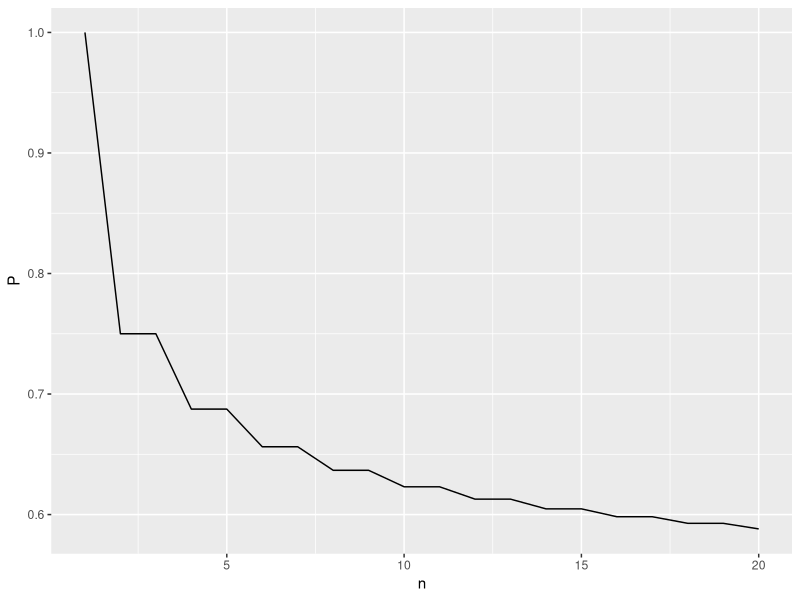
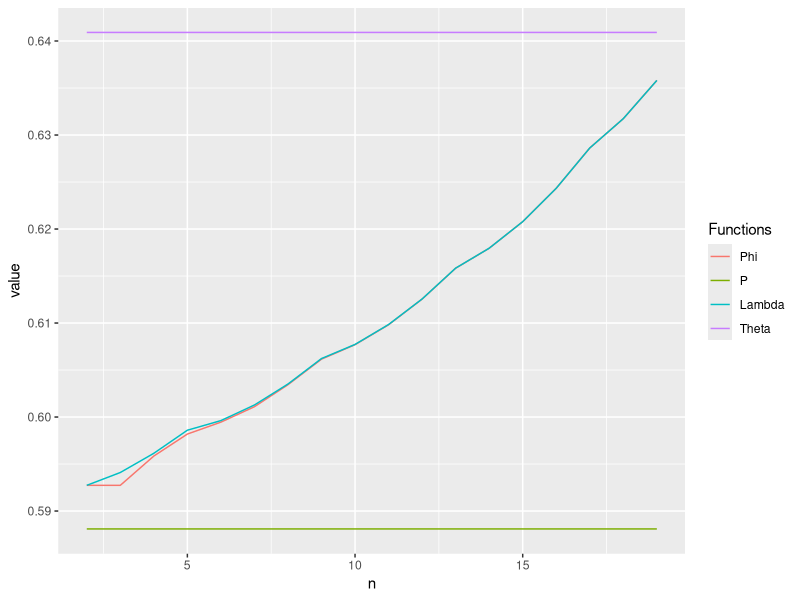
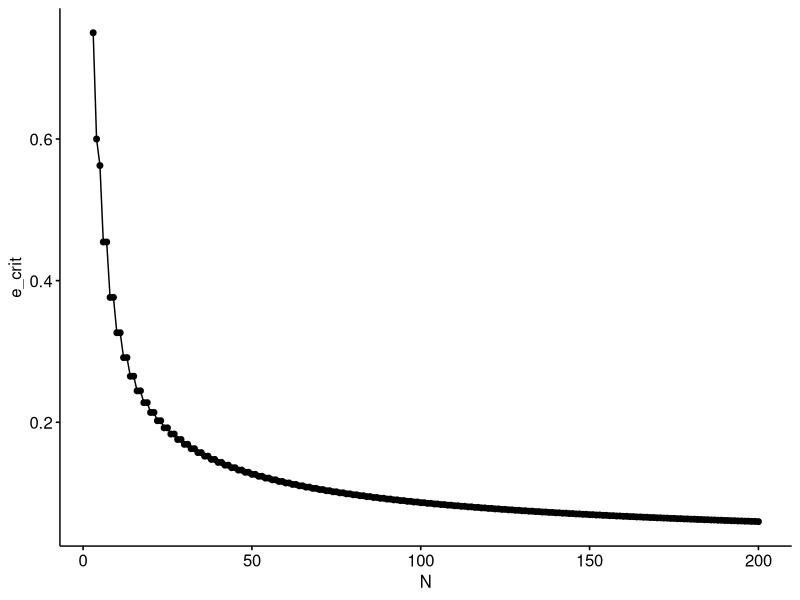
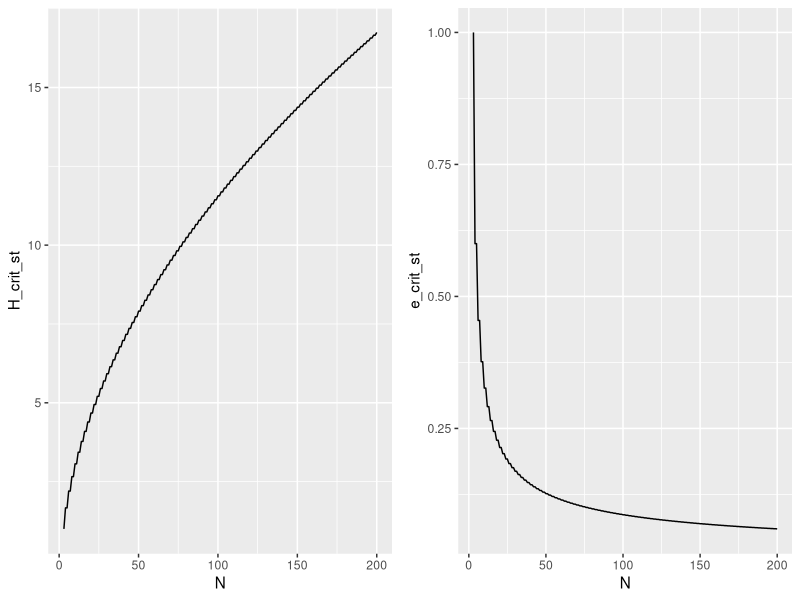
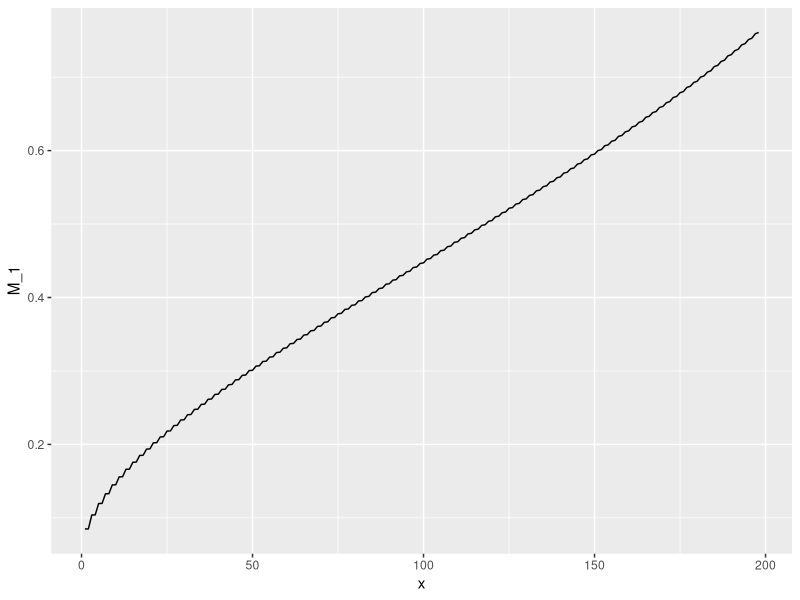
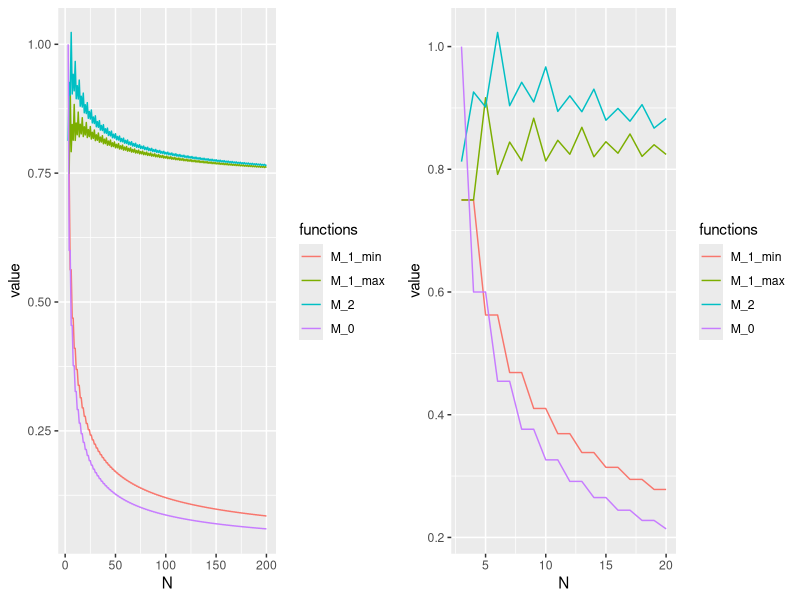
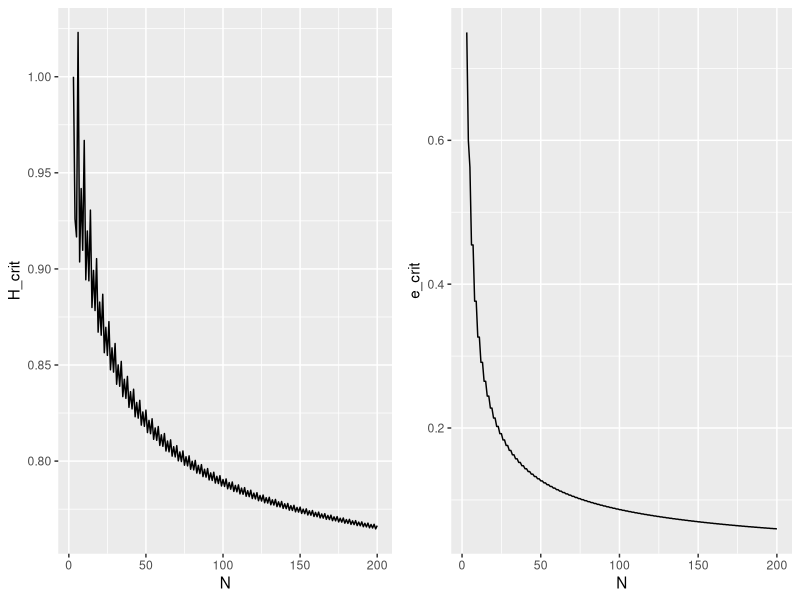
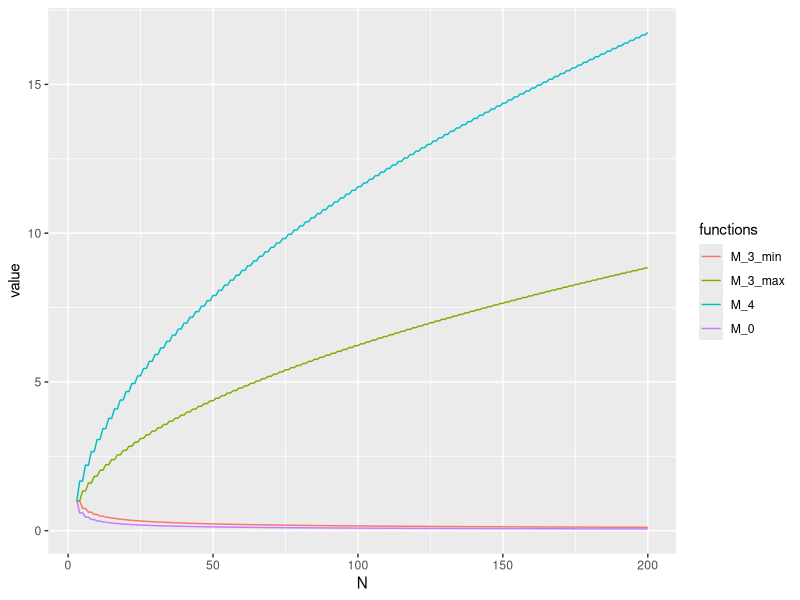

Write R code to recreate these figures, in order.
#packages: gridExtra, tidyverse, ggpubr, ggplot2,
#forcats, gridExtra,purr,readr,reshape2
#stringr, tibble, tidyr,
library(gridExtra)
library(tidyverse)
library(ggpubr)
library(ggplot2)
library(forcats)
library(gridExtra)
library(purrr)
library(readr)
library(reshape2)
library(stringr)
library(tibble)
library(tidyr)

############################## Functions #####################################


#spin-off function of choose for proof of fact 1 

choose_1 <-function(n){choose(n,n/2)}

#P function, it is designed to satisfy the condition P(n)=P(n-1) for n odd

P<-function(n){
  if(n==1){
    1
  }else if(n%%2==1){
    m<-(n-1)/2
    v<-(m+1:m)/(4*(1:m))
    1/2 + prod(v)/2
  }else{
    m<-(n)/2
    v<-(m+1:m)/(4*(1:m))
    1/2 + prod(v)/2
  }
}

#Prob function of probability that a voting round with m players results in N losers


Prob <-function(m,N){
  if(N==0){
    1/(2^(m-1))
  }else if (m==0){
    1
  } else {
  v_1<-(1:m)/2
  v_2<-c(rep(1,m-N),1:N)
  v_3<-c((m-N):1,rep(1,N))
  p<-prod(v_1/(v_2 * v_3))
  if (N==(m/2)){
    p
  } else {
    2*p
    }
}
}


#Prob function of probability that a voting round with m players results in at least 1 loser

Prob_Y<-function(m){1-1/(2^(m-1))}




#Phi and Lambda functions

Phi<-function(N,n){
  if(n==1){
  1
}else{
  t<-1:floor(n/2)
  v_1<-sapply(N-n+t,P)
  v_2<-sapply(t,Prob,m=n)
  sum(v_1*v_2)/Prob_Y(n)
}
}

Lambda<-function(N,n){
  t<-0:floor(n/2)
  V_1<-sapply(N-n+t,P)
  V_2<-sapply(t,Prob,m=n)
  sum(V_1*V_2)
}

#spin-off function of lambda for proof of fact 1 

Lambda_1<-function(N){Lambda(N,N-1)}



#Theta function


Theta<-function(N){
  t<-1:floor(N/2)
  v_1<-sapply(t,P)
  v_2<-sapply(t,Prob,m=N)
  sum(v_1*v_2)/Prob_Y(N)
}


#M_0,M_1,M_2 functions for proof of proposition 1

M_0 <-function(N){
  (P(N)-1/2)/(1-P(N))
}

M_1 <-function(N,x){
  L<-Lambda(N,x)
  p<-P(x+1)
  phi<-Phi(N,x+1)
  (L-p/2-(1-p)*phi)/(p-1/2)
}

M_2<-function(N){
  (Lambda(N,N-1)-P(N)*(P(N)/(2^(N-1))+(1-1/(2^(N-1)))/2)-(1-P(N))*Theta(N))/(P(N)-1/2)
}

M_1_max<-function(N){
  M_1(N,N-2)
}

M_1_min<-function(N){
  M_1(N,1)
}



#Proof that M_1 is monotonically increasing in x for N in [3,1000] 
#First we define a function that gives true iff M_1 is monotonically increasing in x given N

monotonic<-function(N){
  m<-sapply(1:(N-2), M_1,N=N)
  all(m == cummax(m))
  #!is.unsorted(m)
}

#Secondly we test numerically all N between 3 and 1000
#N_1000<-3:1000
#all(sapply(N_1000, monotonic)) don't run this!!! (Highly Inefficient)



#functions H_crit value and epsilon_crit value for equilibrium under BV

H_crit<-function(N){
  max(c(M_0(N),M_1(N,N-2),M_2(N)))
}

e_crit<-function(N){
  min(c(M_0(N),4*Lambda(N,1)-Phi(N,2)-3/2))
}


#MM_3,M_4 functions for proof of Lemma 1


M_3<-function(N,x){
  (P(N-x)-0.5)/(P(x+1)-0.5)
}

M_4<-function(N){
  p<-P(N)
  (1-p)/(p-0.5)
}

M_3_max<-function(N){
  M_3(N,N-2)
}

M_3_min<-function(N){
  M_3(N,1)
}


#functions H_crit_ST value and epsilon_crit_ST value for 
#equilibrium under ST

H_crit_st <-function(N){
  p<-P(N)
  (1-p)/(p-1/2)
}

e_crit_st <-function(N){
  p<-P(N)
  (p-1/2)/(1-p)
}


#H_SM function for sufficient conditions for which SI agents prefer
#BV to SM if 0<N_s<N


H_SM<-function(N,n){
  PN<-P(N)
  pn<-P(n)
  phi<-Phi(N,n)
  (PN-pn/2-(1-pn)*phi)/(pn-PN)
}





#epsilon function that gives iff condition of epsilon such that WI agents prefer BV to SM

e_SM <-function(N,n){
  l<-Lambda(N,n)
  Pr<-P(N)
  (l-Pr)/(Pr-1/2)
}

#Q function for sufficient conditions for which SI agents prefer BV to SM if N_s=N

Q<-function(N){
  q<-P(N)
  q*(-0.5+(2*q-1)/(2^(N))) + Theta(N)*(1-q)
}

#Functions used in Utility comparison BV vs. SM

#Binomial coefficient probability distribution with parameter p (has to be redesigned due to large N)

Binom <-function(N,n,p){
  if(N==0){
    1
  }else if(n %in% c(0,N)) {
    p^(n) * (1-p)^(N-n)
  }else{
    v_1<-(1:N)*c(rep(p,n),rep(1-p,N-n))
    v_2<-c(1:(N-n),1:n)
    prod(v_1/v_2)
  }
}

#M(N,p) function

M<-function(N,p){
  Ns<-1:(N-1)
  Pr<-P(N)
  pr<-sapply(Ns, P)
  bi<-sapply(Ns, Binom,N=N,p=p)
  nume<-sum(bi*(N-Ns)*(Pr-1/2))
  deno<-sum(bi*Ns*(pr-Pr))
  nume/deno
}

#C function

C<-function(N,p){
  Ns<-1:(N-1)
  Pr<-P(N)
  pr<-sapply(Ns, P)
  bi<-sapply(Ns, Binom,N=N,p=p)
  phi<-sapply(Ns, Phi,N=N)
  lambda<-sapply(Ns, Lambda,N=N)
  theta<-Theta(N)
  nume<-sum(bi*((N-Ns)*(Pr-lambda)+ Ns*(Pr-pr/2-(1-pr)*phi) ))+
        (p^N) * N *(Pr*(1/2 +(1/2)^N  -Pr/(2^(N-1)) )-(1-Pr)*theta)
  deno<-sum(bi*Ns*(pr-Pr))
  nume/deno
}

#C_bar function

C_bar<-function(N,p){
  Ns<-1:(N-1)
  Pr<-P(N)
  pr<-sapply(Ns, P)
  bi<-sapply(Ns, Binom,N=N,p=p)
  phi<-sapply(Ns, Phi,N=N)
  lambda<-sapply(Ns, Lambda,N=N)
  theta<-Theta(N)
  sum(bi*( (N-Ns)*(-lambda)+ Ns*(-pr/2-(1-pr)*phi) ))+
    N*Pr*(1-p^N-(1-p)^N)  +
    (p^N) * N *(Pr*(1/2 +(1/2)^N  -Pr/(2^(N-1)) )-(1-Pr)*theta)
}

#K function

K<-function(N,p){
  Ns<-1:(N-1)
  Pr<-P(N)
  pr<-sapply(Ns, P)
  pr_sN<-sapply(N-Ns, P)
  bi<-sapply(Ns, Binom,N=N,p=p)
  phi<-sapply(Ns, Phi,N=N)
  lambda<-sapply(Ns, Lambda,N=N)
  theta<-Theta(N)
  
  sum(bi*(Ns*((1-pr)*phi +pr/2-1/2) -(N-Ns)*(pr_sN-lambda) ))+
    (p^N)*N*Q(N)
}

#N_st function that gives N large enough
# given p  such that BV gives higher welfare
# than ST


N_st<-function(p){
  N<-4
  while (K(N,p)<=0) {
    N = N+1
  }
  return(N)
} 



#e_MV function that gives sufficent low epsilon such that
# WI agents prefer BV to MV with Ns SI agents

e_MV<-function(N,n){
  Pr<-P(N)
  theta<-Theta(N)
  lambda<-Lambda(N,n)
  (lambda-Pr*(1/2+(Pr-1/2)/(2^(N-1))) -(1-Pr)*theta )/(Pr-1/2)
}

#H_MV function that gives sufficent high H such that
# SI agents prefer BV to MV with Ns SI agents

H_MV<-function(N,n){
  Pr<-P(N)
  pr<-P(n)
  theta<-Theta(N)
  phi<-Phi(N,n)
  ( Pr*(1/2+(Pr-1/2)/(2^(N-1))) + (1-Pr)*theta +
      -(1-pr)*phi -pr/2 )/(pr-Pr)
}
  
H_MV_max<-function(N){
  if(N%%2==0){
  n<-1:(N-1)
  }else {
  n<-1:(N-2)
  }
  max(sapply(n, H_MV,N=N))
}


#D function


D<-function(N,p){
  Ns<-1:(N-1)
  Pr<-P(N)
  pr<-sapply(Ns, P)
  bi<-sapply(Ns, Binom,N=N,p=p)
  phi<-sapply(Ns, Phi,N=N)
  lambda<-sapply(Ns, Lambda,N=N)
  theta<-Theta(N)
  q<-Q(N)
  nume<-sum(bi*((N-Ns)*(-lambda)+ Ns*(-pr/2-(1-pr)*phi) ))+
    (Pr+q)*(1-p^N-(1-p)^N)*N   +
    ((1-p)^N) * N *q
  deno<-sum(bi*Ns*(pr-Pr))
  nume/deno
}




################# Plots ###############################



#Figure 1: THe Prob of Winning P(n) vs. the Number of Voting Agents n

N<-20
p<-sapply(1:N,P)
df1<-data.frame(n=1:N,P=p)
plot1 <-df1 %>%
  ggplot(aes(n,P)) + geom_line()

plot1

# Figure 2: Theta(n), Lambda(N,n), Phi(N,n), P(N)

N<-20

phi<-sapply(2:(N-1),Phi,N=N)
p<-rep(P(N),18)
lambda<-sapply(2:(N-1),Lambda,N=N)
theta<-rep(Theta(N),18)

df2<-data.frame(n=2:(N-1),Phi=phi,P=p,Lambda=lambda,Theta=theta)

plot2<-df2 %>% melt(id.vars="n",variable.name = "Functions")%>%
  ggplot(aes(n,value)) + geom_line(aes(colour = Functions))

plot2



#Figure 3: epsilon_crit(N) vs the number of agents N.

N<-200
E_crit<-sapply(3:N,e_crit)
df3<-data.frame(N=3:N,e_crit=E_crit)
plot3 <-ggline(df3,"N","e_crit")

plot3


#Figure 4: H_crit_st and e_crit_st  vs. N

N<-200

H_st<-sapply(3:N,H_crit_st)
e_st<-sapply(3:N,e_crit_st)

df4.1<-data.frame(N=3:N,H_crit_st=H_st)
df4.2<-data.frame(N=3:N,e_crit_st=e_st)
plot4.1<-df4.1 %>% ggplot(aes(N,H_crit_st)) + geom_line()
plot4.2<-df4.2 %>% ggplot(aes(N,e_crit_st)) + geom_line()


plot4<-grid.arrange(plot4.1, plot4.2, ncol=2)






#Figure B.1 graph of M_1
#N=200 and 0<x<N-1

N<-200

m_1<-sapply(1:(N-2),M_1,N=N)
dfB1<-data.frame(x=1:(N-2),M_1=m_1)

plotB1<-dfB1 %>% ggplot(aes(x,M_1)) + geom_line()
plotB1



#Figure B.2 plot of M_0, M_1_max, M_1_min, M_2

N<-200
M_1_m_N<-sapply(3:N,M_1_min)
M_1_M_N<-sapply(3:N,M_1_max)
M_0_N<-sapply(3:N, M_0)
M_2_N<-sapply(3:N, M_2)

dfB2.1<-data.frame(N=3:N ,M_1_min=M_1_m_N , M_1_max=M_1_M_N , M_2=M_2_N , M_0 =M_0_N)
dfB2.2<-dfB2.1 %>% filter(N %in% 3:20)
dfB2.1<-melt(dfB2.1,id.vars="N",variable.name = "functions")
dfB2.2<-melt(dfB2.2,id.vars="N",variable.name = "functions")

plotB2.1<-ggplot(dfB2.1, aes(N,value)) + geom_line(aes(colour = functions))
plotB2.2<-ggplot(dfB2.2, aes(N,value)) + geom_line(aes(colour = functions))
plotB2<-grid.arrange(plotB2.1, plotB2.2, ncol=2)

plotB2


#Figure B.3 plots of  H_crit and epsilon_crit
N<-200
H_Crit<-sapply(3:N,H_crit)
e_Crit<-sapply(3:N,e_crit)
dfB3.1<-data.frame(N=3:N ,H_crit=H_Crit)
dfB3.2<-data.frame(N=3:N ,e_crit=e_Crit)
plotB3.1<-ggplot(dfB3.1, aes(N,H_crit)) + geom_line()
plotB3.2<-ggplot(dfB3.2, aes(N,e_crit)) + geom_line()
plotB3<-grid.arrange(plotB3.1, plotB3.2, ncol=2)

plotB3



#Figure B.4 plot of M_0, M_3_max, M_3_min, M_4

N<-200
M_3_m_N<-sapply(3:N,M_3_min)
M_3_M_N<-sapply(3:N,M_3_max)
M_0_N<-sapply(3:N, M_0)
M_4_N<-sapply(3:N, M_4)

dfB4<-data.frame(N=3:N ,M_3_min=M_3_m_N , M_3_max=M_3_M_N , M_4=M_4_N , M_0 =M_0_N)%>%
      melt(id.vars="N",variable.name = "functions")


plotB4<-ggplot(dfB4, aes(N,value)) + geom_line(aes(colour = functions))


plotB4





#Figure C.1 graph of e_SM
#N=20,200 and 0<Ns<N-1
N1<-200
N2<-20
e_sm1<-sapply(1:(N1-1),e_SM,N=N1)
e_sm2<-c(sapply(1:(N2-1),e_SM,N=N2),rep(NaN,N1-N2))
e_Crit1<-rep(e_crit(N1),N1-1)
e_Crit2<-c(rep(e_crit(N2),N2-1),rep(NaN,N1-N2))

dfC1<-data.frame(Ns=1:(N1-1) ,e_sm1=e_sm1 , e_sm2=e_sm2 , e_Crit1=e_Crit1 , e_Crit2=e_Crit2)%>% 
       melt(id.vars="Ns",variable.name = "functions")

plotC1<-ggplot(dfC1, aes(Ns,value)) + geom_line(aes(colour = functions))

plotC1


#Figure C.2 graph of Q(N) vs the number of agents N
#3<=N<=200
N<-200
q<-sapply(3:N,Q)
dfC2<-data.frame(N=3:N,Q=q)
plotC2<-ggplot(dfC2, aes(N,Q)) + geom_line()


plotC2



#Figure C.3 graph of H_SM
#N=20,200 and 0<N_s<N-1
N1<-20
N2<-200
H_sm1<-sapply(1:(N1-1),H_SM,N=N1)
H_sm2<-sapply(1:(N2-1),H_SM,N=N2)
dfC3.1<-data.frame(Ns=1:(N1-1),H_SM=H_sm1)
dfC3.2<-data.frame(Ns=1:(N2-1),H_SM=H_sm2)
plotC3.1<-ggplot(dfC3.1, aes(Ns,H_SM)) + geom_line()
plotC3.2<-ggplot(dfC3.2, aes(Ns,H_SM)) + geom_line()

plotC3<-grid.arrange(plotC3.1, plotC3.2, ncol=2)

plotC3

#Figure C.4: H vs. W_BV=W_SM to hold when N=20

H0.1<-C(20,0.1)+M(20,0.1)*(1:999 /1000)
H0.33<-C(20,1/3)+M(20,1/3)*(1:999 /1000)
H0.66<-C(20,2/3)+M(20,2/3)*(1:999/1000)
H0.9<-C(20,0.9)+M(20,0.9)*(1:999 /1000)
e<-1:999 /1000

dfC4<-data.frame(e=e ,H0.1=H0.1 , H0.33=H0.33 , H0.66=H0.66 , H0.9=H0.9)%>%
  melt(id.vars="e",variable.name = "plots")

plotC4<-ggplot(dfC4, aes(e,value)) + 
        geom_line(aes(colour = plots))+
        geom_vline(xintercept = e_crit(20), 
        linetype="dashed",color = "black", size=1)+
        geom_hline(yintercept = 1)

plotC4




#Figure C.5: K(N,p) Vs.p

p<-1:999 /1000
K3<-sapply(p,K,N=3)
K4<-sapply(p,K,N=4)
K8<-sapply(p,K,N=8)
K16<-sapply(p,K,N=16)
K23<-sapply(p,K,N=23)
K52<-sapply(p,K,N=52)

dfC5.1<-data.frame(p=p ,K3=K3 , K4=K4 , K8=K8 , K16=K16,K52=K52)%>%
  melt(id.vars="p",variable.name = "plots")
dfC5.2<- dfC5.1 %>%filter(p >=0.5)

plotC5.1<-ggplot(dfC5.1, aes(p,value)) +
          geom_hline(yintercept = 0)+ 
          geom_line(aes(colour = plots))
plotC5.2<-ggplot(dfC5.2, aes(p,value)) +
          geom_hline(yintercept = 0)+ 
          geom_line(aes(colour = plots))

plotC5<-plotB3<-grid.arrange(plotC5.1, plotC5.2, ncol=2)

plotC5


#Figure C.6: N_st(p) Vs.p

p<-60:99 /100
nst<-sapply(p,N_st)
dfC6<-data.frame(p,N_st=nst)

plotC6<-ggplot(dfC6, aes(p,N_st)) +
  geom_line()

plotC6


#Figure C.7: e_MV(N,1)-e_crit(N) Vs.N

N<-3:200
eme<-sapply(N,e_MV,n=1)-sapply(N,e_crit)
dfC7<-data.frame(N,min_e_SV_minus_e_crit=eme)

plotC7<-ggplot(dfC7, aes(N,min_e_SV_minus_e_crit)) +
  geom_line()+geom_hline(yintercept = 0)
  

plotC7


#Figure C8

N<-3:200
H_mv<-sapply(N,H_MV_max)
dfC8<-data.frame(N=N,H_SV_max=H_mv)

plotC8<-ggplot(dfC8, aes(N,H_SV_max)) +
  geom_line()


plotC8


#Figure C.9: H vs. W_BV=W_MV to hold when N=20

H0.1<-D(20,0.1)+M(20,0.1)*(1:999 /1000)
H0.33<-D(20,1/3)+M(20,1/3)*(1:999 /1000)
H0.66<-D(20,2/3)+M(20,2/3)*(1:999/1000)
H0.99<-D(20,0.99)+M(20,0.9)*(1:999 /1000)
e<-1:999 /1000

dfC9<-data.frame(e=e ,H0.1=H0.1 , H0.33=H0.33 , H0.66=H0.66 , H0.99=H0.99)%>%
  melt(id.vars="e",variable.name = "plots")

plotC9<-ggplot(dfC9, aes(e,value)) + 
  geom_line(aes(colour = plots))+
  geom_vline(xintercept = e_crit(20), 
             linetype="dashed",color = "black", size=1)+
  geom_hline(yintercept = 1)

plotC9




#plot of theta for N in [3,200]

#Figure graph of Theta
#N=200 and 0<x<N-1
N<-200
theta<-sapply(3:N,Theta)
df<-data.frame(x=1:(N-2),theta=theta)
ggline(df,"x","theta")






######################## Numerical Facts ########################




#Function that computes all values of Prob given m (length floor(M/2)+1)

P_n<-function(m){
  N<-floor(m/2)
  if(N==0){
    return(1)
  }
  Pm<-0:N
  Pm[N+1]<-Prob(m,N)
  for(i in N:1){
    Pm[i]<-Pm[i+1]*(i)/(m-i+1)
  }
  if(m%%2==1){
    Pm
  }else{
    Pm[-(N+1)]<-Pm[-(N+1)]*2
    Pm
  }
}






# Function that tests if M_1 is monotonic for all N in [3,M]

M_1_monotone<-function(M){
  N<-3
  logical<-vector()
  Pr<-sapply(1:M, P)
  PY<-sapply(1:M, Prob_Y)
  
  while(N<=M){
    l<-vector()
    n<-1
    lambda<-Lambda(N,1)
    
    while(n+1<N){
      Pn<-P_n(n+1)
      v<-Pr[(N-n-1)+(0:floor((n+1)/2))]*Pn
      
      phi<-sum(v[-1])/PY[n+1]
      
      m<-(lambda-Pr[n+1]/2 -(1-Pr[n+1])*phi)/(Pr[n+1]-0.5)
      
      l<-c(l,m)
      lambda<-phi*PY[n+1]+v[1]
      #lambda<-sum(v)
      n<-n+1
    }
    
    if(!(all(l == cummax(l)))){
      return(c(N))
    }
    
    N<-N+1
  }
  return(TRUE)
}

#function that tests if C is positive for all N in [3,M]

C_positive<-function(M){
  logical<-vector()
  ps<-1:500 / 1000
  Pr<-sapply(1:M, P)
  PY<-sapply(1:M, Prob_Y)
  theta<-1:M
  for(N in 3:M){
    n<-floor(N/2)   
    v1<-Pr[1:n]  
    v2<-P_n(N)[-1]
    theta[N]<-sum(v1*v2)/PY[N]
  }
  
  q<- Pr*(1/2+(1/2)^(1:M) -Pr/(2^(1:M-1)) ) - theta*(1-Pr)
  
  for(N in 3:M){    
    l<-vector()
    
    lambda<-unlist(MLP10000[[N]])
    phi<-unlist(MLP10000[[10000+N]])
    for(p in ps){  
      binomp<-dbinom(1:(N-1),N,p)
      
      Ns<-1:(N-1)
      vp<-sum( binomp*((N-Ns)*(Pr[N]-lambda[Ns])+
                         Ns*(Pr[N]-Pr[Ns]/2-(1-Pr[Ns])*phi[Ns]) )  )
      
      vmp<-sum(binomp[(N-1):1]*((N-Ns)*(Pr[N]-lambda[Ns])+
                                  Ns*(Pr[N]-Pr[Ns]/2-(1-Pr[Ns])*phi[Ns]))) 
      
      
      vp<- (vp)+N*q[N]*(p^N)
      vmp<- (vmp)+N*q[N]*((1-p)^N)
      
      
      
      
      
      if(!(all(c(vp,vmp)>0))){
        return(c(vp,vmp,p,N))
      }
    }
    
  } 
  TRUE
}

#function that tests if Q is negative for all N in [3,M]

Q_Negative<-function(M){
  logical<-vector()
  Pr<-sapply(1:M, P)
  PY<-sapply(1:M, Prob_Y)
  theta<-1:M
  for(N in 3:M){
    n<-floor(N/2)   
    v1<-Pr[1:n]  
    v2<-P_n(N)[-1]
    theta[N]<-sum(v1*v2)/PY[N]
  }
  
  all( (Pr*(1/2+(1/2)^(1:M) -Pr/(2^(1:M-1)) ) - theta*(1-Pr))[3:M]>0)
}

#function that tests if for all N K(N,p) has a zero for some p in ]0,1[


K_zero<-function(M){
  Pr<-sapply(1:M, P)
  PY<-sapply(1:M, Prob_Y)
  theta<-1:M
  for(N in 3:M){
    n<-floor(N/2)   
    v1<-Pr[1:n]  
    v2<-P_n(N)[-1]
    theta[N]<-sum(v1*v2)/PY[N]
  }
  
  q<- Pr*(1/2+(1/2)^(1:M) -Pr/(2^(1:M-1)) ) - theta*(1-Pr)
  
  for(N in 4:M){    
    
    
    lambda<-unlist(MLP10000[[N]])
    phi<-unlist(MLP10000[[10000+N]])
    for(p in 0.5){  
      binomp<-Binomp(N,p)
      
      Ns<-1:(N-1)
      vp<-sum( binomp*((Ns-N)*(Pr[N-Ns]-lambda[Ns])+
                         Ns*(Pr[Ns]/2+(1-Pr[Ns])*phi[Ns]-0.5) )  )
      
      
      vp<- (vp)-N*q[N]*(p^N)
      
      
      
      
      if(!(vp>0)){
        return(c(vp,p,N))
      }
    }
    
  } 
  return(TRUE)
}





# Function that checks if H_crit(N) is less than 1 for all N in [3,M]\{6}

H_crit_less<-function(M){
  l<-vector()
  Pr<-sapply(1:M, P)
  PY<-sapply(1:M, Prob_Y)
  theta<-1:M
  for(N in 3:M){
    n<-floor(N/2)   
    v1<-Pr[1:n]  
    v2<-P_n(N)[-1]
    theta[N]<-sum(v1*v2)/PY[N]
  }
  for(N in 3:M){    
    
    
    lambda<-unlist(MLP10000[[N]])
    phi<-unlist(MLP10000[[10000+N]])
    
    m0<-(Pr[N]-0.5)/(1-Pr[N])
    
    m1<-(lambda[N-2]-Pr[N-1]/2 -(1-Pr[N-1])*phi[N-1])/(Pr[N-1]-0.5)
    
    m2<-(lambda[N-1]-Pr[N]*(Pr[N]/(2^(N-1))+0.5*(1-1/(2^(N-1))) )+
           -(1-Pr[N])*theta[N])/(Pr[N]-0.5)
    if(!N==6){
      l<-c(l,max(c(m0,m1,m2))<=1)
    }
  }
  all(l)
}






#Function that tests if D+M*_crit <=1





BV_MV<-function(M){
  ps<-1:500 / 1000
  Pr<-sapply(1:M, P)
  PY<-sapply(1:M, Prob_Y)
  theta<-1:M
  for(N in 3:M){
    n<-floor(N/2)   
    v1<-Pr[1:n]  
    v2<-P_n(N)[-1]
    theta[N]<-sum(v1*v2)/PY[N]
  }
  
  q<- Pr*(1/2+(1/2)^(1:M) -Pr/(2^(1:M-1)) ) - theta*(1-Pr)
  
  for(N in 8:M){    
    
    
    lambda<-unlist(MLP10000[[N]])
    phi<-unlist(MLP10000[[10000+N]])
    
    for(p in ps){  
      binomp<-dbinom(1:(N-1),N,p)
      Ns<-1:(N-1)
      
      Dbar1<-sum( binomp*((N-Ns)*(Pr[N]-q[N]-lambda[Ns])+
                            Ns*(Pr[N]-q[N]-Pr[Ns]/2-(1-Pr[Ns])*phi[Ns]) )  )
      Dbar1<- Dbar1-N*q[N]*((1-p)^N)
      
      Dbar2<-sum(binomp[(N-1):1]*((N-Ns)*(Pr[N]-q[N]-lambda[Ns])+
                                    Ns*(Pr[N]-q[N]-Pr[Ns]/2-(1-Pr[Ns])*phi[Ns]) )  ) 
      Dbar2<- Dbar2-N*q[N]*((p)^N)
      
      Dbar<-c(Dbar1,Dbar2)
      
      Mbar1<-sum( binomp*(N-Ns)*(Pr[N]-0.5))
      Mbar2<-sum( binomp[(N-1):1]*(N-Ns)*(Pr[N]-0.5))
      
      Mbar<-c(Mbar1,Mbar2)
      
      ecrit<-min(c((Pr[N]-0.5)/(1-Pr[N]), 4*lambda[1]-phi[2]-1.5))
      
      deno1<-sum( binomp*Ns*(Pr[Ns]-Pr[N]))
      deno2<-sum( binomp[(N-1):1]*Ns*(Pr[Ns]-Pr[N]))
      
      deno<-c(deno1,deno2)
      
      
      
      
      if(!all(Dbar+Mbar*ecrit<=deno )){
        return(c(Dbar1,Mbar1,ecrit,p,N))
      }
    }
    
  } 
  return(TRUE)
}



#Function that tests if K(N,p)>0 for all N in [4,10000], p<=0.6 steps 0,01


K_positive_0.6<-function(M){
  ps<-1:600/1000
  Pr<-sapply(1:M, P)
  PY<-sapply(1:M, Prob_Y)
  theta<-1:M
  for(N in 3:M){
    n<-floor(N/2)   
    v1<-Pr[1:n]  
    v2<-P_n(N)[-1]
    theta[N]<-sum(v1*v2)/PY[N]
  }
  
  q<- Pr*(1/2+(1/2)^(1:M) -Pr/(2^(1:M-1)) ) - theta*(1-Pr)
  
  for(N in 4:M){    
    
    
    lambda<-unlist(MLP10000[[N]])
    phi<-unlist(MLP10000[[10000+N]])
    for(p in ps){  
      binomp<-dbinom(1:(N-1),N,p)
      
      Ns<-1:(N-1)
      vp<-sum( binomp*((Ns-N)*(Pr[N-Ns]-lambda[Ns])+
                         Ns*(Pr[Ns]/2+(1-Pr[Ns])*phi[Ns]-0.5) )  )
      
      
      vp<- (vp)-N*q[N]*(p^N)
      
      
      
      
      
      if(!(vp>=0)){
        return(c(vp,p,N))
      }
    }
    
  } 
  return(TRUE)
}


#function that gives list with all values of Lambda and Phi 

MLP<-function(M){
  mat<-list()
  mat[[1]]<-1
  mat[[1+M]]<-1
  mat[[2]]<-1
  mat[[2+M]]<-1
  Pr<-sapply(1:M,P)
  PY<-sapply(1:M,Prob_Y)
  for(N in 3:M){
    lambda<-1:(N-1)
    phi<-1:(N-1)
    for(Ns in 1:(N-1)){
      n<-floor(Ns/2)
      Pn<-P_n(Ns)
      lambda[Ns]<-sum(Pr[(N-Ns)+0:n]*Pn)
      phi[Ns]<-(lambda[Ns]-Pr[N-Ns]*Pn[1])/PY[Ns]
    }
    phi[1]<-1
    
    mat[[N]]<-lambda
    mat[[M+N]]<-phi
  }
  return(mat)
}

#function that test if for given p in ]0.6,1[ there exist a unique N_p large enough
# such that K(N,p)>0 iff N>=N_p


K_positive_1<-function(M){
  ps<-601:999/1000
  Pr<-sapply(1:M, P)
  PY<-sapply(1:M, Prob_Y)
  theta<-1:M
  for(N in 3:M){
    n<-floor(N/2)   
    v1<-Pr[1:n]  
    v2<-P_n(N)[-1]
    theta[N]<-sum(v1*v2)/PY[N]
  }
  
  q<- Pr*(-1/2-(1/2)^(1:M) +Pr/(2^(1:M-1)) ) + theta*(1-Pr)
  
  for(p in ps){  
    vp<- -1
    for(N in 4:M){    
      lambda<-unlist(MLP10000[[N]])
      phi<-unlist(MLP10000[[10000+N]])
      t<-vp  
      
      binomp<-dbinom(1:(N-1),N,p)
      
      
      
      Ns<-1:(N-1)
      vp<-sum( binomp*(Ns*(Pr[Ns]/2+(1-Pr[Ns])*phi[Ns]-0.5) -(N-Ns)*(Pr[N-Ns]-lambda[Ns])) )  
      
      vp<- (vp)+N*q[N]*(p^N)
      
      
      if((vp<0)&(t>=0)){
        return(c(t,vp,p,N))
      }
      if((vp<0)&(N==10000)){
        return(c(vp,p,N))
      }
      
    }
  } 
  return(TRUE)
}


#function that test if e_{MV}(N,1)-E_crit>0 for all N in [8,10000]


EMV_Ecrit<-function(M){
  Pr<-sapply(1:M, P)
  PY<-sapply(1:M, Prob_Y)
  theta<-1:M
  for(N in 3:M){
    n<-floor(N/2)   
    v1<-Pr[1:n]  
    v2<-P_n(N)[-1]
    theta[N]<-sum(v1*v2)/PY[N]
  }
  
  for(N in 8:M){  
    lambda<-unlist(MLP10000[[N]])[1]
    phi<-unlist(MLP10000[[10000+N]])[2]
    
    e_mv<-(lambda-Pr[N]*(0.5-1/(2^N) + Pr[N]/(2^(N-1)) )-(1-Pr[N])*theta[N])/(Pr[N]-0.5)  
    
    e_cr<-min(c( (Pr[N]-0.5)/(1-Pr[N]) , 4*lambda-phi-1.5))
    if(e_mv<e_cr){
      return(c(N,e_mv,e_cr))
    }
  }
  TRUE
}



#Function that test if H_MV(N,Ms)<=1.26 for all N in [8,10000]


H_MV126<-function(M){
  Pr<-sapply(1:M, P)
  PY<-sapply(1:M, Prob_Y)
  theta<-1:M
  for(N in 3:M){
    n<-floor(N/2)   
    v1<-Pr[1:n]  
    v2<-P_n(N)[-1]
    theta[N]<-sum(v1*v2)/PY[N]
  }
  
  for(N in 3:M){  
    phi<-unlist(MLP10000[[10000+N]])
    
    if(N%%2==1){
      Ns<-1:(N-2)
      
      h_mv<-max(( Pr[N]*(0.5-1/(2^N) + Pr[N]/(2^(N-1)) )-(1-Pr[N])*theta[N] +
                    -(1-Pr[Ns])*phi[Ns] )/(Pr[Ns]-Pr[N])   )
      
    }else {
      Ns<-1:(N-1)
      
      h_mv<-max(( Pr[N]*(0.5-1/(2^N) + Pr[N]/(2^(N-1)) )-(1-Pr[N])*theta[N] +
                    -(1-Pr[Ns])*phi[Ns] )/(Pr[Ns]-Pr[N])   )
    }
    
    if(h_mv>1.26){
      return(c(N,h_mv))
    }
    
  }
  
  TRUE
}




#Function that test if K(N,p) has a unique zero for all N in [4,10000] and p in ]0,1[


K_zero_unique<-function(M){
  ps<-(1:999)/1000
  Pr<-sapply(1:M, P)
  PY<-sapply(1:M, Prob_Y)
  theta<-1:M
  for(N in 3:M){
    n<-floor(N/2)   
    v1<-Pr[1:n]  
    v2<-P_n(N)[-1]
    theta[N]<-sum(v1*v2)/PY[N]
  }
  
  q<- Pr*(1/2+(1/2)^(1:M) -Pr/(2^(1:M-1)) ) - theta*(1-Pr)
  
  for(N in 4:M){    
    l<-vector()
    
    lambda<-unlist(MLP10000[[N]])
    phi<-unlist(MLP10000[[10000+N]])
    for(p in ps){  
      binomp<-dbinom(1:(N-1),N,p)
      
      Ns<-1:(N-1)
      vp<-sum( binomp*((Ns-N)*(Pr[N-Ns]-lambda[Ns])+
                         Ns*(Pr[Ns]/2+(1-Pr[Ns])*phi[Ns]-0.5) )  )
      
      
      vp<- (vp)-N*q[N]*(p^N)
      
      l<-c(l,vp)
    }
    
    for(i in 1:(length(ps)-1)){
      if((l[i]<=0) & (l[i+1]>=0)){
        return(c(ps[i],N,l[i],l[i+1]))
      }
    }
    
  } 
  TRUE
}


#Function that for each p in ]0.6,1[ give the largest N such that K(N,p)<0 
#for N<=10000


negative_K_N<-function(M){
  l<-vector()
  ps<-601:999/100
  Pr<-sapply(1:M, P)
  PY<-sapply(1:M, Prob_Y)
  theta<-1:M
  for(N in 3:M){
    n<-floor(N/2)   
    v1<-Pr[1:n]  
    v2<-P_n(N)[-1]
    theta[N]<-sum(v1*v2)/PY[N]
  }
  
  q<- Pr*(-1/2-(1/2)^(1:M) +Pr/(2^(1:M-1)) ) + theta*(1-Pr)
  
  for(p in ps){  
    n<-4
    for(N in 4:M){    
      lambda<-unlist(MLP10000[[N]])
      phi<-unlist(MLP10000[[10000+N]])
      binomp<-dbinom(1:(N-1),N,p)
      
      Ns<-1:(N-1)
      vp<-sum( binomp*(Ns*(Pr[Ns]/2+(1-Pr[Ns])*phi[Ns]-0.5) -(N-Ns)*(Pr[N-Ns]-lambda[Ns])) )  
      
      vp<- (vp)+N*q[N]*(p^N)
      
      
      if(vp<0){
        n<-N
      }
      
      
    }
    l<-c(l,n)
  } 
  l
}